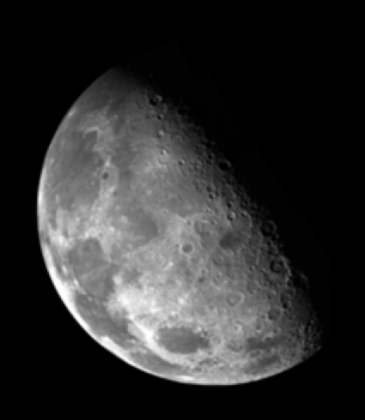
%> input picture LAB7/img7_1.tif, 365 x 420 px, shrunk from 550 x 633 before the run
$ octave lab7_2.m   (GNU Octave 9; MATLAB toolbox functions it lacks are replaced by stand-ins)
%> lines starting %> are read from the running program, lines starting %| are printed output that depends on the picture; in (x1, y1, x2, y2) boxes, pixels count from 0 and x2, y2 are one past the last pixel; in counts of white or black regions, pixels touching at a corner belong together; the program's own positions count from 1
clear all

im = imread('img7_1.tif');
filter=[0 1 0; 1 -4 1; 0 1 0];
rows = size(im,1);
%> rows = 420
cols = size(im,2);
%> cols = 365
output = zeros(rows,cols);

for r = 2:rows-1
    for c = 2:cols-1
        for i=1:3
            output(r,c,i) = sum(sum(double(im(r-1: r+1, c-1: c+1, i)) .* filter));
        end
    end
end
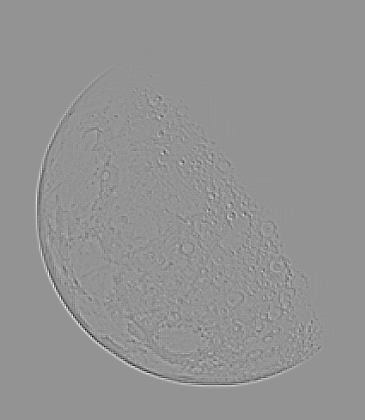
%> output: size 420x365x3 double; min -141, max 103, mean 0; drawn with min black and max white
im = uint8(im);
figure(1)
imshow(output);
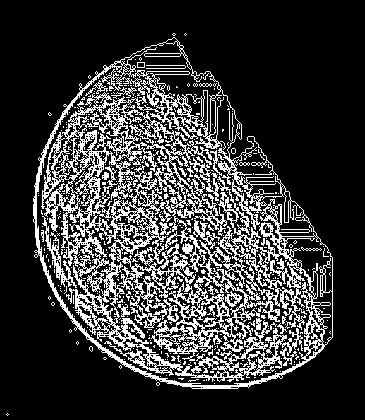
%> displayed picture: size 420x365x3, on the screen's scale of 0 to 255; 21.8% white in thin lines or dots, all inside (x1, y1, x2, y2) = (6, 33, 333, 416)
